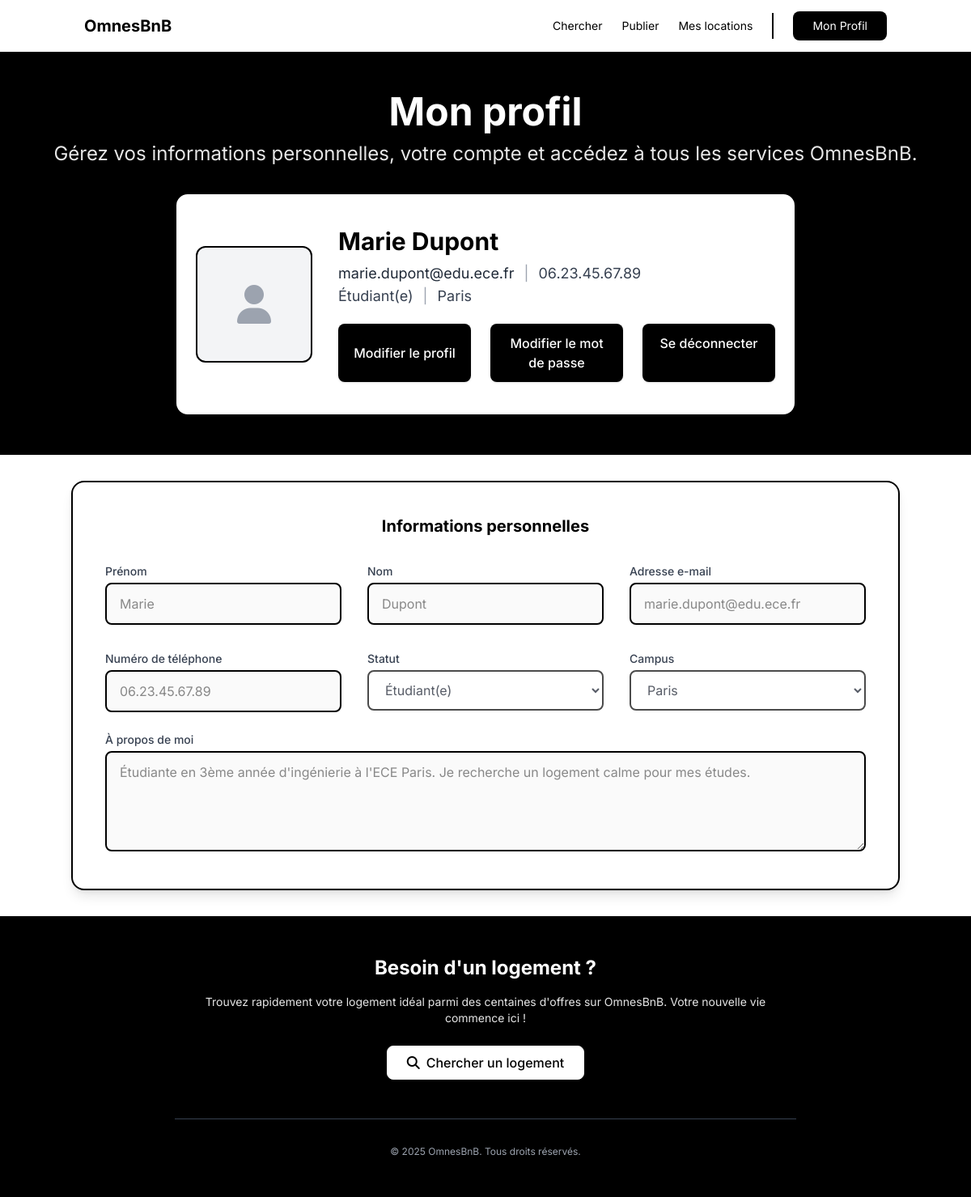
Page /profil.php (signed in) on the committed database.
### tables this page shows
CREATE TABLE users (
                       id INT AUTO_INCREMENT PRIMARY KEY,
                       prenom VARCHAR(50) NOT NULL,
                       nom VARCHAR(50) NOT NULL,
                       email VARCHAR(100) NOT NULL UNIQUE,
                       password VARCHAR(255) NOT NULL,
                       telephone VARCHAR(20) NOT NULL,
                       photo VARCHAR(255),
                       statut ENUM('Étudiant(e)', 'Personnel Omnes', 'Professeur') NOT NULL,
                       campus ENUM('Paris', 'Lyon', 'Bordeaux') NOT NULL,
                       description TEXT,
                       is_admin BOOLEAN DEFAULT FALSE,
                       active BOOLEAN DEFAULT FALSE,
                       verification_token VARCHAR(64),
                       reset_token VARCHAR(64),
                       reset_token_expiry DATETIME,
                       date_creation DATETIME NOT NULL DEFAULT CURRENT_TIMESTAMP,
                       derniere_connexion DATETIME
);

### profil.php (the view, shortened to what this page needs)
<?php
$user_id = $_SESSION['user_id'];
$query = "SELECT * FROM users WHERE id = ?";
global $conn;
$stmt = mysqli_prepare($conn, $query);
mysqli_stmt_bind_param($stmt, "i", $user_id);
mysqli_stmt_execute($stmt);
$result = mysqli_stmt_get_result($stmt);
$user = mysqli_fetch_assoc($result);
?>
<!DOCTYPE html>
<html lang="fr">
<head>
    <script src="https://cdn.tailwindcss.com"></script>
    <link rel="stylesheet" href="https://cdnjs.cloudflare.com/ajax/libs/font-awesome/6.4.0/css/all.min.css">
</head>
<body class="bg-white">
<header class="bg-white sticky top-0 z-50 border-b-2 border-black shadow-sm">
    <div class="container mx-auto px-4">
        <div class="flex items-center justify-between h-16">
            <a href="index.php" class="text-black font-bold text-xl">OmnesBnB</a>
            <nav class="hidden md:flex items-center space-x-6">
                <a href="recherche.php" class="text-sm text-black hover:text-black">Chercher</a>
                <a href="publier.php" class="text-sm text-black hover:text-black">Publier</a>
                <a href="mes-locations.php" class="text-sm text-black hover:text-black">Mes locations</a>
                <div class="h-8 w-px mx-3 border-l-2 border-black"></div>
                <a href="profil.php" class="text-sm bg-black text-white py-2 px-6 rounded-lg hover:bg-gray-800">Mon Profil</a>
            </nav>
        </div>
    </div>
</header>
<section class="flex flex-col items-center justify-center bg-black py-12 px-4">
    <div class="w-full flex flex-col items-center justify-center">
        <h1 class="text-white text-4xl md:text-5xl font-bold mb-3 text-center leading-tight">
            Mon profil
        </h1>
        <p class="text-white text-lg md:text-2xl mb-8 opacity-90 text-center">
            Gérez vos informations personnelles, votre compte et accédez à tous les services OmnesBnB.
        </p>
    </div>
    <div class="bg-white border-2 border-black rounded-2xl shadow-lg max-w-3xl w-full mx-auto px-6 py-8 md:py-10">
        <div class="flex flex-col md:flex-row md:items-center md:gap-8">
            <div class="flex-shrink-0 flex justify-center md:justify-start mb-6 md:mb-0">
                <div class="relative group w-32 h-32 md:w-36 md:h-36">
                    <div id="photo-wrapper" class="w-full h-full rounded-xl overflow-hidden border-2 border-black bg-gray-100 flex items-center justify-center">
                        <?php if (!empty($user['photo'])): ?>
                            <img src="<?php echo htmlspecialchars($user['photo']); ?>" alt="Photo de profil" class="w-full h-full object-cover" />
                        <?php else: ?>
                            <i class="fas fa-user text-5xl text-gray-400"></i>
                        <?php endif; ?>
                    </div>
                </div>
            </div>
            <div class="flex flex-1 flex-col justify-between">
                <div class="flex flex-col items-center md:items-start w-full">
                    <h2 id="card-nomprenom" class="text-2xl md:text-3xl font-bold mb-1 md:mb-2 text-center md:text-left">
                        <?php echo htmlspecialchars($user['prenom'] . ' ' . $user['nom']); ?>
                    </h2>
                    <div class="flex flex-wrap justify-center md:justify-start items-center text-gray-700 text-base md:text-lg gap-x-3 gap-y-2">
                        <span id="card-email" class="text-gray-800"><?php echo htmlspecialchars($user['email']); ?></span>
                        <span class="text-gray-400 hidden md:inline">|</span>
                        <span id="card-tel" class=""><?php echo htmlspecialchars($user['telephone']); ?></span>
                    </div>
                    <div class="flex flex-wrap justify-center md:justify-start items-center text-gray-700 text-base md:text-lg gap-x-3 gap-y-2 mt-1 md:mt-0">
                        <span id="card-statut" class=""><?php echo htmlspecialchars($user['statut']); ?></span>
                        <span class="text-gray-400 hidden md:inline">|</span>
                        <span id="card-campus" class=""><?php echo htmlspecialchars($user['campus']); ?></span>
                    </div>
                </div>
                <div class="flex flex-col md:flex-row gap-3 md:gap-6 w-full max-w-2xl mx-auto md:mx-0 mt-5">
                    <button id="btn-modifier-profil" class="bg-black text-white py-3 px-4 rounded-lg font-medium hover:bg-gray-800 shadow transition w-full md:w-1/3">
                        Modifier le profil
                    </button>
                    <a href="nouveau-motdepasse.php" id="btn-changer-mdp" class="bg-black text-white py-3 px-4 rounded-lg font-medium hover:bg-gray-800 shadow transition w-full md:w-1/3 text-center">
                        Modifier le mot de passe
                    </a>
                    <a href="deconnexion.php" class="bg-black text-white py-3 px-4 rounded-lg font-medium hover:bg-gray-800 shadow transition w-full md:w-1/3 text-center">
                        Se déconnecter
                    </a>
                </div>
            </div>
        </div>
    </div>
</section>
<section class="flex flex-col items-center justify-center py-8 px-4 bg-white">
    <div id="persoinfos-box" class="bg-white border-2 border-black rounded-2xl shadow-lg max-w-5xl w-full mx-auto p-10 transition-all duration-300">
        <h3 class="text-xl font-bold mb-8 text-center">Informations personnelles</h3>
        <form id="persoinfos-form" action="process_profil.php" method="POST" class="space-y-6" autocomplete="off">
            <div class="grid grid-cols-1 md:grid-cols-2 lg:grid-cols-3 gap-8">
                <div>
                    <label for="prenom" class="block text-sm font-medium text-gray-700 mb-1">Prénom</label>
                    <input type="text" id="prenom" name="prenom" value="<?php echo htmlspecialchars($user['prenom']); ?>" class="w-full border-2 border-black rounded-lg py-3 px-4 bg-white text-gray-900 focus:outline-none" readonly />
                </div>
                <div>
                    <label for="nom" class="block text-sm font-medium text-gray-700 mb-1">Nom</label>
                    <input type="text" id="nom" name="nom" value="<?php echo htmlspecialchars($user['nom']); ?>" class="w-full border-2 border-black rounded-lg py-3 px-4 bg-white text-gray-900 focus:outline-none" readonly />
                </div>
                <div>
                    <label for="email" class="block text-sm font-medium text-gray-700 mb-1">Adresse e-mail</label>
                    <input type="email" id="email" name="email" value="<?php echo htmlspecialchars($user['email']); ?>" class="w-full border-2 border-black rounded-lg py-3 px-4 bg-white text-gray-900 focus:outline-none" readonly />
                </div>
                <div>
                    <label for="telephone" class="block text-sm font-medium text-gray-700 mb-1">Numéro de téléphone</label>
                    <input type="tel" id="telephone" name="telephone" value="<?php echo htmlspecialchars($user['telephone']); ?>" maxlength="14"
                           class="w-full border-2 border-black rounded-lg py-3 px-4 bg-white text-gray-900 focus:outline-none" readonly />
                </div>
                <div>
                    <label for="statut" class="block text-sm font-medium text-gray-700 mb-1">Statut</label>
                    <select id="statut" name="statut" class="w-full border-2 border-black rounded-lg py-3 px-4 bg-white text-gray-900 focus:outline-none" disabled>
                        <option <?php echo $user['statut'] == 'Étudiant(e)' ? 'selected' : ''; ?>>Étudiant(e)</option>
                    </select>
                </div>
                <div>
                    <label for="campus" class="block text-sm font-medium text-gray-700 mb-1">Campus</label>
                    <select id="campus" name="campus" class="w-full border-2 border-black rounded-lg py-3 px-4 bg-white text-gray-900 focus:outline-none" disabled>
                        <option <?php echo $user['campus'] == 'Paris' ? 'selected' : ''; ?>>Paris</option>
                    </select>
                </div>
            </div>
            <div>
                <label for="description" class="block text-sm font-medium text-gray-700 mb-1">À propos de moi</label>
                <textarea id="description" name="description" rows="4"
                          class="w-full border-2 border-black rounded-lg py-3 px-4 bg-white text-gray-900 focus:outline-none" readonly><?php echo htmlspecialchars($user['description']); ?></textarea>
            </div>
        </form>
    </div>
</section>
<section class="bg-black text-white py-12 px-4">
    <div class="container mx-auto max-w-3xl text-center">
        <h2 class="text-2xl font-bold mb-4">Besoin d'un logement ?</h2>
        <p class="text-sm mb-6 opacity-90">
            Trouvez rapidement votre logement idéal parmi des centaines d'offres sur OmnesBnB. Votre nouvelle vie commence ici !
        </p>
        <a href="recherche.php" class="bg-white text-black font-medium py-2 px-6 rounded-lg border border-white hover:bg-gray-100 inline-flex items-center shadow-md">
            <i class="fas fa-search mr-2"></i> Chercher un logement
        </a>
        <div class="mt-12 pt-4 border-t border-gray-700 mx-auto w-full"></div>
        <div class="text-center text-gray-400 text-xs mt-4">
            &copy; 2025 OmnesBnB. Tous droits réservés.
        </div>
    </div>
</section>
</body>
</html>

### profil.php (style rules this page uses)
body { font-family: 'Inter', sans-serif; background-color: #FFFFFF; }
input[readonly], select[readonly], textarea[readonly] { background: #fafafa !important; color: #888 !important; cursor: not-allowed; }

### rows in the picture
users: prenom+nom "Marie Dupont", email "marie.dupont@edu.ece.fr", telephone "06.23.45.67.89", statut "Étudiant(e)", campus "Paris", prenom "Marie", nom "Dupont", description "Étudiante en 3ème année d'ingénierie à l'ECE Paris. Je recherche un logement calme pour mes études."
